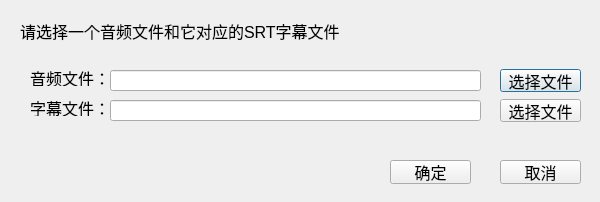
<?xml version="1.0" encoding="UTF-8"?>
<ui version="4.0">
 <class>select_file_wav_srt_Dialog</class>
 <widget class="QDialog" name="select_file_wav_srt_Dialog">
  <property name="geometry">
   <rect>
    <x>0</x>
    <y>0</y>
    <width>600</width>
    <height>202</height>
   </rect>
  </property>
  <property name="minimumSize">
   <size>
    <width>600</width>
    <height>202</height>
   </size>
  </property>
  <property name="maximumSize">
   <size>
    <width>600</width>
    <height>202</height>
   </size>
  </property>
  <property name="font">
   <font>
    <pointsize>12</pointsize>
   </font>
  </property>
  <property name="windowTitle">
   <string>导入文件</string>
  </property>
  <widget class="QLineEdit" name="lineEdit_wav">
   <property name="geometry">
    <rect>
     <x>110</x>
     <y>70</y>
     <width>371</width>
     <height>21</height>
    </rect>
   </property>
   <property name="text">
    <string/>
   </property>
  </widget>
  <widget class="QLabel" name="label">
   <property name="geometry">
    <rect>
     <x>20</x>
     <y>21</y>
     <width>341</width>
     <height>20</height>
    </rect>
   </property>
   <property name="text">
    <string>请选择一个音频文件和它对应的SRT字幕文件</string>
   </property>
  </widget>
  <widget class="QLabel" name="label_2">
   <property name="geometry">
    <rect>
     <x>30</x>
     <y>70</y>
     <width>81</width>
     <height>16</height>
    </rect>
   </property>
   <property name="text">
    <string>音频文件：</string>
   </property>
  </widget>
  <widget class="QLineEdit" name="lineEdit_srt">
   <property name="geometry">
    <rect>
     <x>110</x>
     <y>100</y>
     <width>371</width>
     <height>21</height>
    </rect>
   </property>
   <property name="text">
    <string/>
   </property>
  </widget>
  <widget class="QLabel" name="label_3">
   <property name="geometry">
    <rect>
     <x>30</x>
     <y>100</y>
     <width>81</width>
     <height>16</height>
    </rect>
   </property>
   <property name="text">
    <string>字幕文件：</string>
   </property>
  </widget>
  <widget class="QPushButton" name="pushButton_select_wav">
   <property name="geometry">
    <rect>
     <x>500</x>
     <y>69</y>
     <width>81</width>
     <height>23</height>
    </rect>
   </property>
   <property name="text">
    <string>选择文件</string>
   </property>
  </widget>
  <widget class="QPushButton" name="pushButton_select_srt">
   <property name="geometry">
    <rect>
     <x>500</x>
     <y>99</y>
     <width>81</width>
     <height>23</height>
    </rect>
   </property>
   <property name="text">
    <string>选择文件</string>
   </property>
  </widget>
  <widget class="QPushButton" name="pushButton_back">
   <property name="geometry">
    <rect>
     <x>500</x>
     <y>160</y>
     <width>81</width>
     <height>24</height>
    </rect>
   </property>
   <property name="text">
    <string>取消</string>
   </property>
  </widget>
  <widget class="QPushButton" name="pushButton_submit">
   <property name="geometry">
    <rect>
     <x>390</x>
     <y>160</y>
     <width>81</width>
     <height>24</height>
    </rect>
   </property>
   <property name="text">
    <string>确定</string>
   </property>
  </widget>
  <widget class="QLabel" name="error_lable">
   <property name="geometry">
    <rect>
     <x>30</x>
     <y>130</y>
     <width>541</width>
     <height>16</height>
    </rect>
   </property>
   <property name="font">
    <font>
     <pointsize>12</pointsize>
    </font>
   </property>
   <property name="styleSheet">
    <string notr="true">color: red;</string>
   </property>
   <property name="text">
    <string/>
   </property>
  </widget>
 </widget>
 <resources/>
 <connections/>
</ui>
